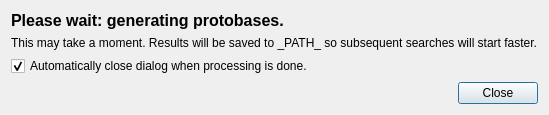
<?xml version="1.0" encoding="UTF-8"?>
<ui version="4.0">
 <class>ProtoBaseDialog</class>
 <widget class="QDialog" name="ProtoBaseDialog">
  <property name="windowTitle">
   <string>Generating Protobases</string>
  </property>
  <property name="windowIcon">
   <iconset resource="../rc/icons.qrc">
    <normaloff>:/icons/logo.svg</normaloff>:/icons/logo.svg</iconset>
  </property>
  <layout class="QVBoxLayout" name="verticalLayout">
   <item>
    <widget class="QLabel" name="label_2">
     <property name="text">
      <string>&lt;html&gt;&lt;head/&gt;&lt;body&gt;&lt;p&gt;&lt;span style=&quot; font-size:12pt; font-weight:600;&quot;&gt;Please wait: generating protobases.&lt;/span&gt;&lt;/p&gt;&lt;/body&gt;&lt;/html&gt;</string>
     </property>
    </widget>
   </item>
   <item>
    <widget class="QLabel" name="label">
     <property name="text">
      <string>This may take a moment. Results will be saved to _PATH_ so subsequent searches will start faster.</string>
     </property>
    </widget>
   </item>
   <item>
    <widget class="QCheckBox" name="checkBox">
     <property name="text">
      <string>Automatically close dialog when processing is done.</string>
     </property>
     <property name="checked">
      <bool>true</bool>
     </property>
    </widget>
   </item>
   <item>
    <widget class="QDialogButtonBox" name="buttonBox">
     <property name="orientation">
      <enum>Qt::Horizontal</enum>
     </property>
     <property name="standardButtons">
      <set>QDialogButtonBox::Close</set>
     </property>
    </widget>
   </item>
  </layout>
 </widget>
 <resources>
  <include location="../rc/icons.qrc"/>
 </resources>
 <connections>
  <connection>
   <sender>buttonBox</sender>
   <signal>accepted()</signal>
   <receiver>ProtoBaseDialog</receiver>
   <slot>accept()</slot>
   <hints>
    <hint type="sourcelabel">
     <x>248</x>
     <y>254</y>
    </hint>
    <hint type="destinationlabel">
     <x>157</x>
     <y>274</y>
    </hint>
   </hints>
  </connection>
  <connection>
   <sender>buttonBox</sender>
   <signal>rejected()</signal>
   <receiver>ProtoBaseDialog</receiver>
   <slot>reject()</slot>
   <hints>
    <hint type="sourcelabel">
     <x>316</x>
     <y>260</y>
    </hint>
    <hint type="destinationlabel">
     <x>286</x>
     <y>274</y>
    </hint>
   </hints>
  </connection>
 </connections>
</ui>
